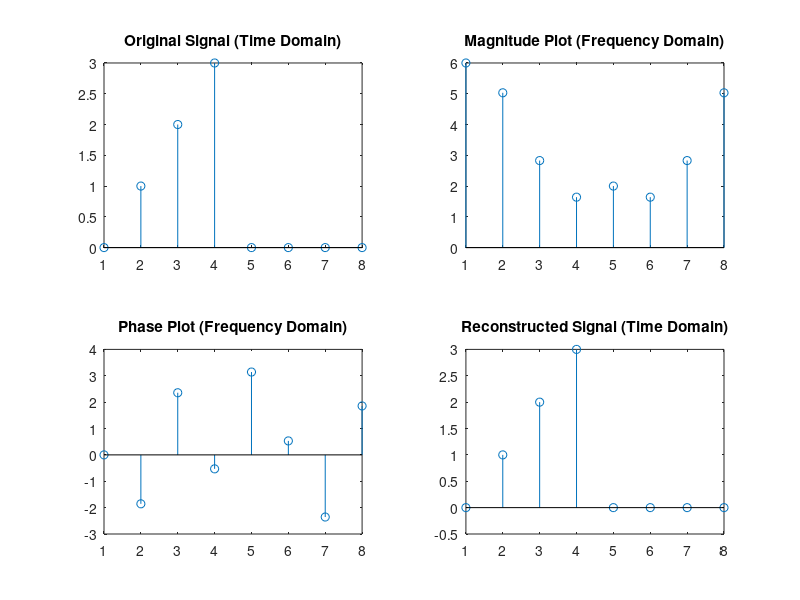

Recreate this plot in MATLAB.
% Define the input signal
input_signal = [0 1 2 3 0 0 0 0];
N = length(input_signal);

% Compute DFT using fft
dft_signal = fft(input_signal);

% Magnitude and Phase
dft_magnitude = abs(dft_signal);
dft_phase = angle(dft_signal);

% Compute IDFT using ifft
reconstructed_signal = ifft(dft_signal);

% Plot results
subplot(2, 2, 1);
stem(input_signal);
title("Original Signal (Time Domain)");

subplot(2, 2, 2);
stem(dft_magnitude);
title("Magnitude Plot (Frequency Domain)");

subplot(2, 2, 3);
stem(dft_phase);
title("Phase Plot (Frequency Domain)");

subplot(2, 2, 4);
stem(real(reconstructed_signal)); % Take real part to avoid numerical artifacts
title("Reconstructed Signal (Time Domain)");
